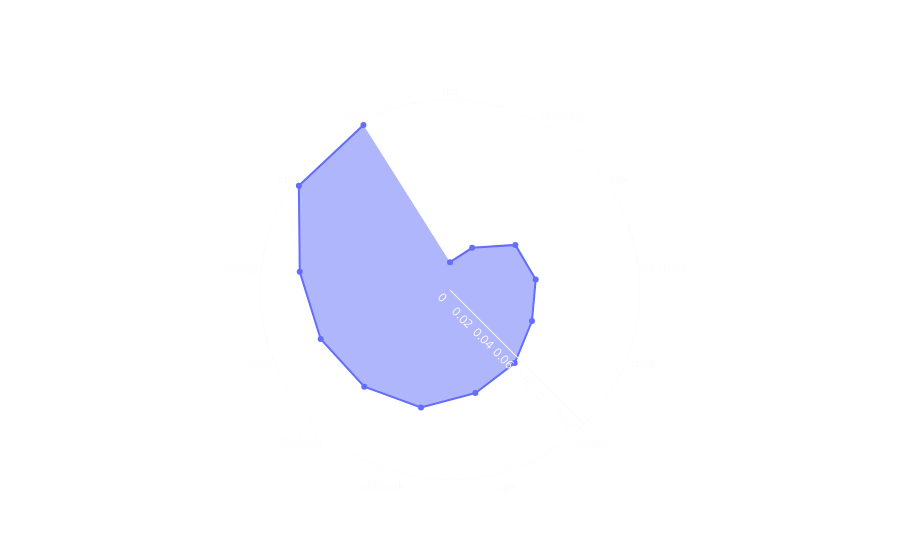

Write notebook code for a chart like this one.
### Code cell
import plotly.graph_objects as go

temp1=np.array(sorted(list(zip(yes.feature_names_in_, yes.feature_importances_)), key=lambda x:x[1], reverse=False))
fig = go.Figure(data= go.Scatterpolar(r=temp1[:,1].astype(float),
                theta=temp1[:,0]))
fig.update_traces(fill="toself")
fig.update_layout({
    "plot_bgcolor": "rgba(0, 0, 0, 0)",
    "paper_bgcolor": "rgba(0, 0, 0, 0)",},
    polar=dict(
        radialaxis_angle= -45,
        angularaxis=dict(
            direction = "clockwise",
            period=6),
    ))
fig.update_polars(angularaxis_color="snow")
fig.update_polars(angularaxis_linecolor="snow")
fig.update_polars(radialaxis_linecolor="snow")
fig.update_polars(bgcolor="rgba(0, 0, 0, 0)")
fig.update_polars(radialaxis_tickfont_color="snow")
fig.write_image('../.img/Polar.png')
fig.show()

### Figure 1 — Plotly figure (JSON) as saved in the notebook; plotly's stock layout.template omitted (floating-point values rounded to 4 significant figures)
{"data": [{"fill": "toself", "r": [0.01927, 0.03304, 0.05506, 0.05985, 0.06078, 0.06765, 0.07359, 0.0839, 0.08962, 0.09588, 0.1049, 0.1273, 0.1291], "theta": ["fbs", "restecg", "sex", "trestbps", "chol", "slope", "age", "oldpeak", "thalach", "thal", "exang", "cp", "ca"], "type": "scatterpolar"}], "layout": {"paper_bgcolor": "rgba(0, 0, 0, 0)", "plot_bgcolor": "rgba(0, 0, 0, 0)", "polar": {"angularaxis": {"color": "snow", "direction": "clockwise", "linecolor": "snow", "period": 6}, "bgcolor": "rgba(0, 0, 0, 0)", "radialaxis": {"angle": -45, "linecolor": "snow", "tickfont": {"color": "snow"}}}}}
